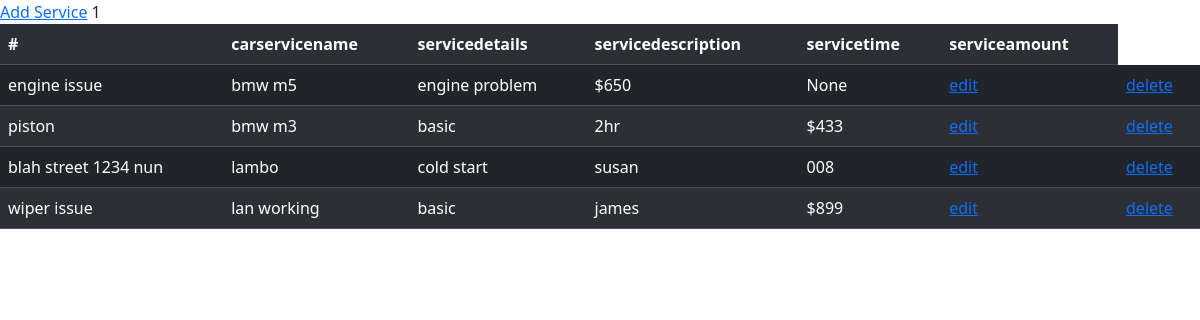
/service_view/, run on the app's committed database.
### m5/models.py (models this page shows)
class tblservice(models.Model):
    carservicename=models.CharField(max_length=10,null=True)
    servicedetails=models.CharField(max_length=10,null=True)
    servicedescription=models.CharField(max_length=10,null=True)
    servicetime=models.CharField(max_length=10,null=True)
    serviceamount=models.CharField(max_length=10,null=True)

### m5/views.py (the view)
# urls.py: path("service_view/",views.service_view),
def service_view(request):
    a=tblservice.objects.all()
    return render(request,"service_view.html",{'a':a})

### template/service_view.html (shortened to what this page needs)
<!DOCTYPE html>
<html lang="en">
<head>
      <link rel="stylesheet" href="https://cdn.jsdelivr.net/npm/bootstrap@5.3.2/dist/css/bootstrap.min.css">
<a href="/add_service">Add Service</a>
</head>
<body>
<table class="table table-striped table-dark">
    <tr>
      <th scope="col">#</th>
       <th>carservicename</th>
        <th>servicedetails</th>
        <th>servicedescription</th>
        <th>servicetime</th>
        <th>serviceamount</th>1
    </tr>
        {%for g in a%}
    <tr>
        <td>{{g.carservicename}}</td>
        <td>{{g.servicedetails}}</td>
        <td>{{g.servicedescription}}</td>
        <td>{{g.servicetime}}</td>
        <td>{{g.serviceamount}}</td>
        <td><a href="/editdetails/{{g.id}}">edit</a></td>
        <td><a href="/deletedetails/{{g.id}}">delete</a></td>
    </tr>
    {%endfor%}
</table>
</body>
</html>

### data on the page
tblservice: carservicename "engine issue", servicedetails "bmw m5", servicedescription "engine problem", servicetime "$650", serviceamount "None"
tblservice: carservicename "piston", servicedetails "bmw m3", servicedescription "basic", servicetime "2hr", serviceamount "$433"
tblservice: carservicename "blah street 1234 nun", servicedetails "lambo", servicedescription "cold start", servicetime "susan", serviceamount "008"
tblservice: carservicename "wiper issue", servicedetails "lan working", servicedescription "basic", servicetime "james", serviceamount "$899"
